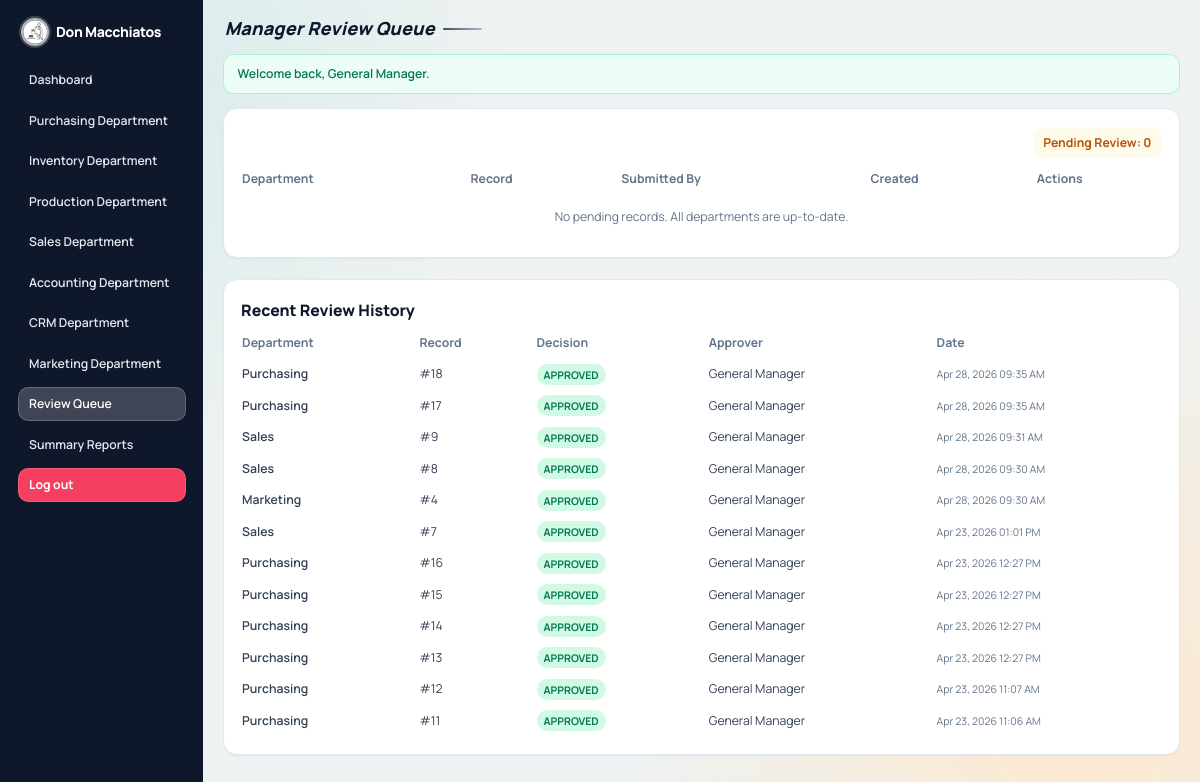
Before: /approvals.php (signed in) with the older database file.
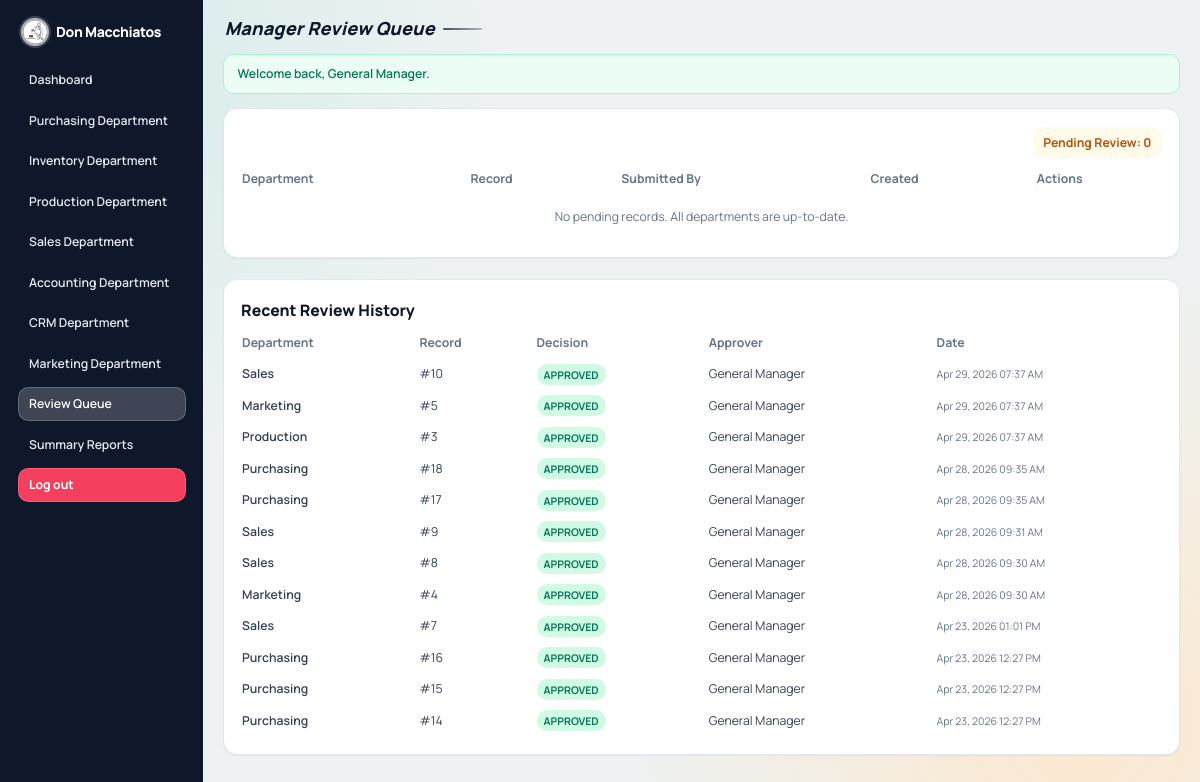
After: the same page with the newer database file.
### tables this page shows
CREATE TABLE `approval_logs` (
  `id` int(10) UNSIGNED NOT NULL,
  `module` enum('purchasing','inventory','production','sales','accounting','crm','marketing') NOT NULL,
  `record_id` int(10) UNSIGNED NOT NULL,
  `action` enum('approved','rejected') NOT NULL,
  `note` text DEFAULT NULL,
  `action_by` int(10) UNSIGNED DEFAULT NULL,
  `action_at` datetime NOT NULL DEFAULT current_timestamp()
);

CREATE TABLE `users` (
  `id` int(10) UNSIGNED NOT NULL,
  `full_name` varchar(120) NOT NULL,
  `username` varchar(60) NOT NULL,
  `password_hash` varchar(255) NOT NULL,
  `role` enum('general_manager','department_head') NOT NULL,
  `department` enum('purchasing','inventory','production','sales','accounting','crm','marketing') DEFAULT NULL,
  `created_at` datetime NOT NULL DEFAULT current_timestamp(),
  `updated_at` datetime NOT NULL DEFAULT current_timestamp() ON UPDATE current_timestamp()
);

### includes/functions.php (called while the page is built, shortened)
<?php
function e($value): string
{
    return htmlspecialchars((string) $value, ENT_QUOTES, 'UTF-8');
}
function consume_flashes(): array
{
    $flashes = $_SESSION['flashes'] ?? [];
    return $flashes;
}
function departments(): array
{
    global $DEPARTMENTS;
    return $DEPARTMENTS;
}
function department_label(string $departmentKey): string
{
    $list = departments();
    return $list[$departmentKey] ?? ucfirst($departmentKey);
}
function department_short_label(string $departmentKey): string
{
    return trim(str_replace(' Department', '', department_label($departmentKey)));
}
function can_user_access_department(array $user, string $departmentKey): bool
{
    if (($user['role'] ?? null) === ROLE_GENERAL_MANAGER) {
        return in_array($departmentKey, ['purchasing', 'inventory', 'production', 'sales', 'accounting', 'crm', 'marketing'], true);
    }
    return ($user['role'] ?? null) === ROLE_DEPARTMENT_HEAD && ($user['department'] ?? '') === $departmentKey;
}
function format_table_value(string $column, $value): string
{
    if (in_array($column, ['created_at', 'updated_at', 'approved_at', 'last_purchase_at', 'paid_at'], true)) {
        $timestamp = strtotime((string) $value);
        return $timestamp ? date('M d, Y h:i A', $timestamp) : (string) $value;
    }
    return (string) $value;
}

### config.php (called while the page is built, shortened)
<?php
$DEPARTMENTS = [
    'purchasing' => 'Purchasing Department',
    'inventory' => 'Inventory Department',
    'production' => 'Production Department',
    'sales' => 'Sales Department',
    'accounting' => 'Accounting Department',
    'crm' => 'CRM Department',
    'marketing' => 'Marketing Department',
];

### includes/auth.php (called while the page is built, shortened)
<?php
function current_user(): ?array
{
    return $_SESSION['user'] ?? null;
}

### approvals.php (the view, shortened to what the changed rows need)
<?php
$pdo = db();
$recentLogs = $pdo->query("SELECT l.*, u.full_name AS approver_name
    FROM approval_logs l
    LEFT JOIN users u ON u.id = l.action_by
    ORDER BY l.action_at DESC
    LIMIT 12")
    ->fetchAll();
$pageTitle = 'Manager Review Queue';
$activePage = 'approvals';
require_once __DIR__ . '/includes/layout_top.php';
?>
<section class="rounded-2xl border border-slate-200 bg-white p-5 shadow-sm">
    <div class="mb-3 text-left sm:text-right">
    </div>
    <div class="table-scroll">
        <table class="stack-table w-full min-w-[860px] text-sm">
            <thead>
            <tr class="text-left text-slate-500">
                <th class="pb-2 pr-4" data-priority="high">Department</th>
                <th class="pb-2 pr-4" data-priority="high">Record</th>
                <th class="pb-2 pr-4" data-priority="low">Submitted By</th>
                <th class="pb-2 pr-4" data-priority="low">Created</th>
                <th class="pb-2" data-priority="high">Actions</th>
            </tr>
            </thead>
        </table>
    </div>
</section>
<section class="mt-6 rounded-2xl border border-slate-200 bg-white p-5 shadow-sm">
    <h3 class="text-lg font-extrabold text-slate-900">Recent Review History</h3>
    <div class="table-scroll mt-3">
        <table class="stack-table w-full min-w-[760px] text-sm">
            <thead>
            <tr class="text-left text-slate-500">
                <th class="pb-2 pr-4" data-priority="high">Department</th>
                <th class="pb-2 pr-4" data-priority="high">Record</th>
                <th class="pb-2 pr-4" data-priority="high">Decision</th>
                <th class="pb-2 pr-4" data-priority="low">Approver</th>
                <th class="pb-2" data-priority="low">Date</th>
            </tr>
            </thead>
            <tbody class="text-slate-700">
            <?php if ($recentLogs): ?>
                <?php foreach ($recentLogs as $log): ?>
                    <tr class="border-t border-slate-100">
                        <td class="py-2 pr-4 font-semibold"><?= e(department_short_label((string) $log['module'])) ?></td>
                        <td class="py-2 pr-4">#<?= e((string) $log['record_id']) ?></td>
                        <td class="py-2 pr-4">
                            <span class="rounded-full px-2 py-1 text-xs font-bold <?= $log['action'] === 'approved' ? 'bg-emerald-100 text-emerald-700' : 'bg-rose-100 text-rose-700' ?>"><?= e(strtoupper((string) $log['action'])) ?></span>
                        </td>
                        <td class="py-2 pr-4"><?= e($log['approver_name'] ?? '-') ?></td>
                        <td class="py-2 text-xs text-slate-500"><?= e(format_table_value('updated_at', $log['action_at'] ?? null)) ?></td>
                    </tr>
                <?php endforeach; ?>
            <?php else: ?>
                <tr>
                    <td colspan="5" class="py-4 text-center text-slate-500">No approval history yet.</td>
                </tr>
            <?php endif; ?>
            </tbody>
        </table>
    </div>
</section>
<?php require_once __DIR__ . '/includes/layout_bottom.php'; ?>

### includes/layout_top.php (shortened to what the changed rows need)
<?php
$user = current_user();
$navClass = static function (bool $active): string {
    if ($active) {
        return 'bg-white/20 text-white border border-white/20';
    }
    return 'text-slate-200 border border-transparent hover:bg-white/10 hover:border-white/20';
};
$tailwindCssFile = __DIR__ . '/../assets/css/tailwind.css';
$tailwindCssVersion = is_file($tailwindCssFile) ? (string) filemtime($tailwindCssFile) : '1';
$fontCssFile = __DIR__ . '/../assets/css/fonts.css';
$fontCssVersion = is_file($fontCssFile) ? (string) filemtime($fontCssFile) : '1';
?>
<!doctype html>
<html lang="en">
<head>
    <link rel="stylesheet" href="assets/css/fonts.css?v=<?= e($fontCssVersion) ?>">
    <link rel="stylesheet" href="assets/css/tailwind.css?v=<?= e($tailwindCssVersion) ?>">
</head>
<body>
<div class="min-h-screen flex w-full overflow-x-hidden">
    <aside class="app-sidebar hidden md:flex md:fixed md:inset-y-0 md:left-0 md:flex-col md:overflow-y-auto bg-slate-900 text-slate-100 p-4 lg:p-5">
        <div>
            <div class="mb-5 flex items-center gap-2 px-1">
                <h1 class="overflow-hidden text-ellipsis whitespace-nowrap text-base font-extrabold tracking-tight text-white"><?= e(APP_NAME) ?></h1>
            </div>
            <nav class="space-y-2">
                <a href="dashboard.php" class="block rounded-xl px-3 py-2 text-sm font-semibold <?= $navClass($activePage === 'dashboard') ?>">Dashboard</a>
                <?php foreach (departments() as $departmentKey => $departmentName): ?>
                    <?php if (can_user_access_department($user ?? [], $departmentKey)): ?>
                        <a href="department.php?dept=<?= e($departmentKey) ?>" class="block rounded-xl px-3 py-2 text-sm font-semibold <?= $navClass($activePage === 'department_' . $departmentKey) ?>"><?= e($departmentName) ?></a>
                    <?php endif; ?>
                <?php endforeach; ?>
                <?php if (($user['role'] ?? '') === ROLE_GENERAL_MANAGER): ?>
                    <a href="approvals.php" class="block rounded-xl px-3 py-2 text-sm font-semibold <?= $navClass($activePage === 'approvals') ?>">Review Queue</a>
                    <a href="reports.php" class="block rounded-xl px-3 py-2 text-sm font-semibold <?= $navClass($activePage === 'reports') ?>">Summary Reports</a>
                <?php endif; ?>
                <a href="logout.php" class="mt-3 block rounded-xl border border-rose-300/30 bg-rose-500 px-3 py-2 text-sm font-bold text-white hover:bg-rose-400">Log out</a>
            </nav>
        </div>
    </aside>
    <main class="app-main flex-1">
        <div class="app-content-wrap">
            <header class="app-page-title-wrap" role="banner">
                <div class="app-page-title-main">
                    <h2 class="app-page-title text-slate-900"><?= e($pageTitle) ?></h2>
                </div>
            </header>
            <?php foreach (consume_flashes() as $flash): ?>
                <div class="mb-4 rounded-xl border px-4 py-3 text-sm font-semibold <?= $flash['type'] === 'success' ? 'border-emerald-200 bg-emerald-50 text-emerald-700' : 'border-rose-200 bg-rose-50 text-rose-700' ?>">
                    <?= e($flash['message']) ?>
                </div>
            <?php endforeach; ?>

Changed rows visible on the page:
no longer on this page (row unchanged): approval_logs: module "Purchasing", record "13", action "APPROVED", action_by.full_name "General Manager", action_at "Apr 23, 2026 12:27 PM"
no longer on this page (row unchanged): approval_logs: module "Purchasing", record "12", action "APPROVED", action_by.full_name "General Manager", action_at "Apr 23, 2026 11:07 AM"
no longer on this page (row unchanged): approval_logs: module "Purchasing", record "11", action "APPROVED", action_by.full_name "General Manager", action_at "Apr 23, 2026 11:06 AM"
added approval_logs: module "Sales", record "10", action "APPROVED", action_by.full_name "General Manager", action_at "Apr 29, 2026 07:37 AM"
added approval_logs: module "Marketing", record "5", action "APPROVED", action_by.full_name "General Manager", action_at "Apr 29, 2026 07:37 AM"
added approval_logs: module "Production", record "3", action "APPROVED", action_by.full_name "General Manager", action_at "Apr 29, 2026 07:37 AM"
